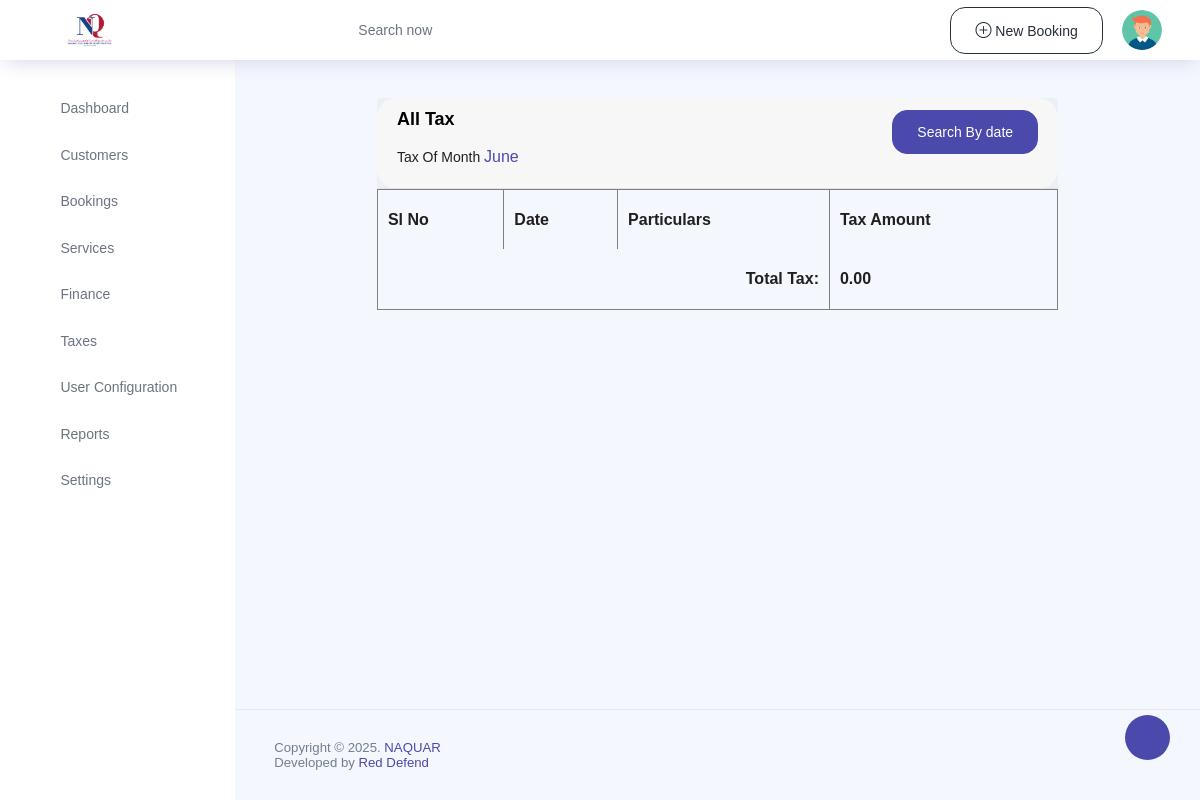
The page /finance/tax_calculation (signed in) on the database as committed earlier.
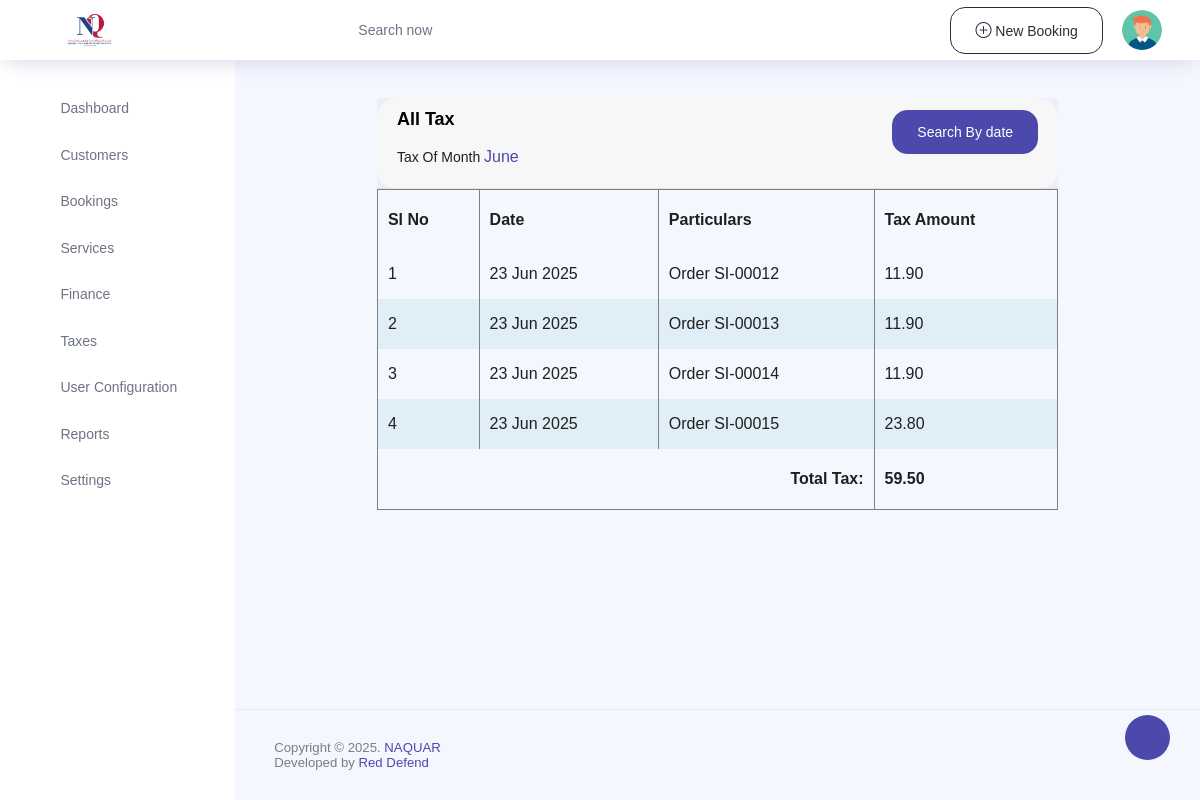
The same page on the database as committed later.
### service/models.py (models this page shows, shortened)
class Order(models.Model):
    customer = models.ForeignKey(Customers, on_delete=models.SET_NULL,null=True,blank=True)
    invoice_number = models.CharField(max_length=20, unique=True)
    order_date = models.DateTimeField(auto_now_add=True)
    total_amount_from_customer = models.FloatField(default=0)  # Set default to 0
    service_fee = models.FloatField(default=0)  # Set default to 0
    total_amount_before_discount = models.FloatField(default=0)  # Set default to 0
    total_tax = models.FloatField(default=0)
    total_amount = models.FloatField(default=0)
    payment_status1 = models.CharField(max_length=20, default='UNPAID', choices=(("UNPAID","UNPAID"),("PAID","PAID"),("PARTIALLY","PARTIALLY")))
    payment_status = models.BooleanField(default=False)
    discount = models.FloatField(default=0)
    bill_discount = models.FloatField(default=0)
    save_status = models.BooleanField(default=False)
    paid_amount = models.FloatField(default=0)
    balance_amount = models.FloatField(default=0)
    total_fine = models.FloatField(default=0)
    total_extra = models.FloatField(default=0)
    delivery_status = models.CharField(max_length=30, default="Not Delivered", choices= (
                                                                                            ("Not Delivered", "Not Delivered"),
                                                                                            ("Partially Delivered", "Partially Delivered"),
                                                                                            ("Delivered", "Delivered"),
                                                                                            ("Cancelled", "Cancelled"),
                                                                                        ))

### finance/views.py (the view)
# urls.py: path("tax_calculation",views.tax_calculation,name="tax_calculation"),
@login_required(login_url='signin')
def tax_calculation(request):
    from datetime import datetime
    from django.db.models import Sum
    current_month = datetime.now().month
    current_year = datetime.now().year
    orders = Order.objects.filter(order_date__year=current_year, order_date__month=current_month)
    total_tax = orders.aggregate(Sum('total_tax'))['total_tax__sum'] or 0
    if request.method == "POST":
        start_date = request.POST.get('sdate')
        end_date = request.POST.get('edate')
        if start_date and end_date:
            orders = orders.filter(order_date__date__gte=start_date, order_date__date__lte=end_date)
            total_tax = orders.aggregate(Sum('total_tax'))['total_tax__sum'] or 0
    combined_list = [
        {
            'date': order.order_date,
            'particulars': f"Order {order.invoice_number}",
            'tax_amount': order.total_tax,
        }
        for order in orders
    ]
    return render(request, "finance/tax.html", {
        'combined_list': combined_list,
        'total_tax': total_tax,
        'month': datetime.now().strftime('%B')  # Current month name
    })

### templates/finance/tax.html (shortened to what this page needs)
{% extends 'index.html' %}
{% load static %}
{% block content %}
<div class="category-add-list">
    <div class="content-page">
        <div class="container-fluid add-form-list">
            <div class="row">
                <div class="col-sm-12">
                    <div class="card">
                        <div class="card-header d-flex justify-content-between">
                            <div class="header-title">
                                <h4 class="card-title">All Tax </h4>
                                <p>Tax Of Month <span class="text-primary h5">{{month}}</span> </p>
                            </div>
                            <div class="header-title">
                                <button class="btn btn-primary" class="btn btn-primary" data-toggle="modal"
                                    data-target="#exampleModal">Search By date</button>
                            </div>
                        </div>
                    </div>
                    <div class="contenttable">
                        <table>
                            <thead>
                                <tr>
                                    <th>Sl No</th>
                                    <th>Date</th>
                                    <th>Particulars</th>
                                    <th>Tax Amount</th>
                                </tr>
                            </thead>
                            <tbody>
                                {% for record in combined_list %}
                                <tr>
                                    <td>{{ forloop.counter }}</td>
                                    <td>{{ record.date|date:"d M Y" }}</td>
                                    <td>{{ record.particulars }}</td>
                                    <td>{{ record.tax_amount|floatformat:2 }}</td>
                                </tr>
                                {% endfor %}
                                <tr>
                                    <th colspan="3" style="text-align: right;">Total Tax:</th>
                                    <th>{{ total_tax|floatformat:2 }}</th>
                                </tr>
                            </tbody>
                        </table>
                    </div>
                </div>
            </div>
        </div>
    </div>
</div>
{% endblock %}

Rows that differ between the two databases and show on the page:
added Order: date "23 Jun 2025", tax_amount "11.90"
added Order: date "23 Jun 2025", tax_amount "11.90"
added Order: date "23 Jun 2025", tax_amount "11.90"
added Order: date "23 Jun 2025", tax_amount "23.80"
Other text that changed with them:
{{ total_tax|floatformat:2 }}: "0.00" → "59.50"
new list line: "1 Order SI-00012"
new list line: "2 Order SI-00013"
new list line: "3 Order SI-00014"
new list line: "4 Order SI-00015"
